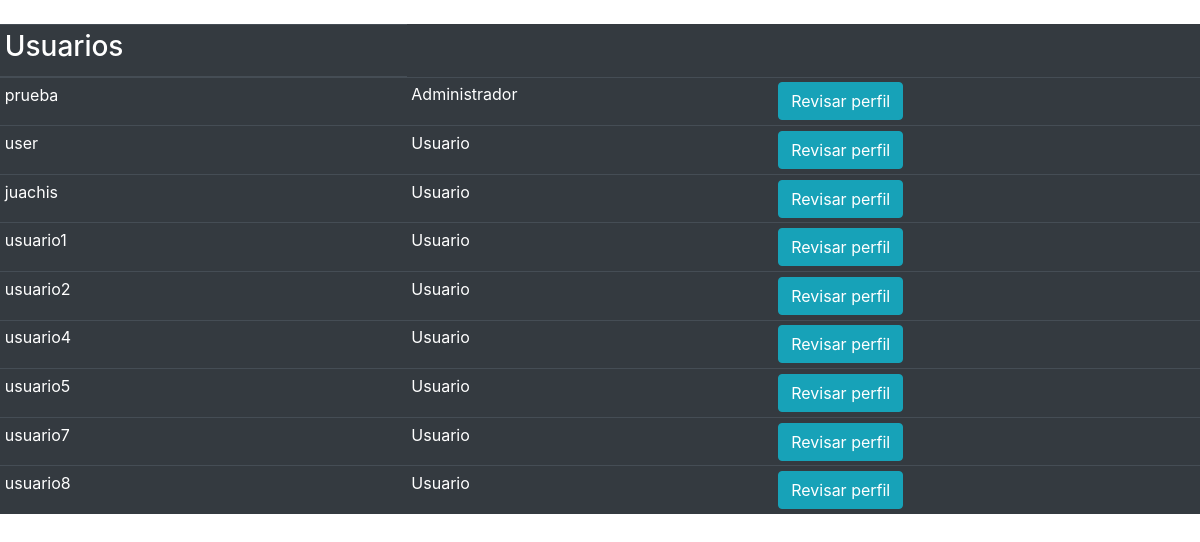
The app's page /admin.php (signed in) with its own data.
### tables this page shows
CREATE TABLE `usuario` (
  `ID` int(11) NOT NULL,
  `USUARIO` varchar(30) NOT NULL,
  `PASSWORD` varchar(600) NOT NULL,
  `CEDULA` int(11) NOT NULL,
  `ROL` int(11) NOT NULL
);

### admin.php (the view, shortened to what this page needs)
<!DOCTYPE html>
<html lang="en">
<head>
  <link rel="stylesheet" href="https://maxcdn.bootstrapcdn.com/bootstrap/4.5.0/css/bootstrap.min.css">
</head>
<body>
<?php
             $con=mysqli_connect(HOST_DB,USUARIO_DB,USUARIO_PASS,NOMBRE_DB);
?>
<br>
  <div class="contenedor">
        <table table class="table table-sm table-dark">
<thead>
    <tr>
      <th scope="row"><h3>Usuarios</h3></th>
      </tr>
  </thead>
  <tbody>
          <?php
            $sql = "SELECT * from usuario" ;
            $resultado = mysqli_query($con,$sql);
            while($fila = mysqli_fetch_array($resultado)) {
         ?>
    <tr>
      <td><?php echo $fila['USUARIO']?></td>
      <td><?php if($fila['ROL']==2){
        echo ("Usuario");
      }else {
        echo ("Administrador");
      }?></td>
      <td><a href="details2.php?CEDULA=<?php echo $fila['CEDULA']; ?>" class="btn btn-info">Revisar perfil</a></td>
    </tr>
    <?php
   }
    ?>
     </table>
        </div>
    </body>
</html>

### records on screen
usuario: USUARIO "prueba", shows "Administrador"
usuario: USUARIO "user", shows "Usuario"
usuario: USUARIO "juachis", shows "Usuario"
usuario: USUARIO "usuario1", shows "Usuario"
usuario: USUARIO "usuario2", shows "Usuario"
usuario: USUARIO "usuario4", shows "Usuario"
usuario: USUARIO "usuario5", shows "Usuario"
usuario: USUARIO "usuario7", shows "Usuario"
usuario: USUARIO "usuario8", shows "Usuario"
